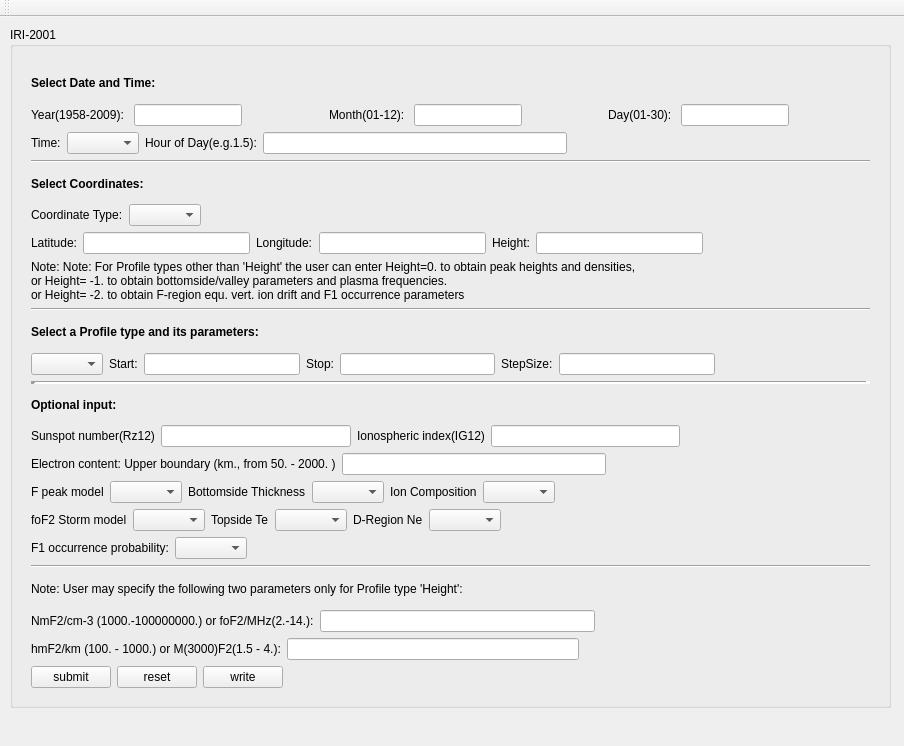
<?xml version="1.0" encoding="UTF-8"?>
<ui version="4.0">
 <class>MainWindow</class>
 <widget class="QMainWindow" name="MainWindow">
  <property name="geometry">
   <rect>
    <x>0</x>
    <y>0</y>
    <width>904</width>
    <height>746</height>
   </rect>
  </property>
  <property name="windowTitle">
   <string>IRI-2001</string>
  </property>
  <widget class="QWidget" name="centralWidget">
   <widget class="QGroupBox" name="IRI2001">
    <property name="geometry">
     <rect>
      <x>10</x>
      <y>10</y>
      <width>881</width>
      <height>681</height>
     </rect>
    </property>
    <property name="title">
     <string>IRI-2001</string>
    </property>
    <widget class="QWidget" name="verticalLayoutWidget">
     <property name="geometry">
      <rect>
       <x>10</x>
       <y>30</y>
       <width>861</width>
       <height>642</height>
      </rect>
     </property>
     <layout class="QVBoxLayout" name="maininputLayout">
      <item>
       <widget class="QLabel" name="label_6">
        <property name="font">
         <font>
          <weight>75</weight>
          <bold>true</bold>
         </font>
        </property>
        <property name="text">
         <string>Select Date and Time: </string>
        </property>
       </widget>
      </item>
      <item>
       <layout class="QHBoxLayout" name="dateLayout">
        <item>
         <widget class="QLabel" name="label">
          <property name="text">
           <string>Year(1958-2009): </string>
          </property>
         </widget>
        </item>
        <item>
         <widget class="QLineEdit" name="lineEdit_Year"/>
        </item>
        <item>
         <spacer name="horizontalSpacer">
          <property name="orientation">
           <enum>Qt::Horizontal</enum>
          </property>
          <property name="sizeHint" stdset="0">
           <size>
            <width>40</width>
            <height>20</height>
           </size>
          </property>
         </spacer>
        </item>
        <item>
         <widget class="QLabel" name="label_2">
          <property name="text">
           <string>Month(01-12): </string>
          </property>
         </widget>
        </item>
        <item>
         <widget class="QLineEdit" name="lineEdit_Month"/>
        </item>
        <item>
         <spacer name="horizontalSpacer_2">
          <property name="orientation">
           <enum>Qt::Horizontal</enum>
          </property>
          <property name="sizeHint" stdset="0">
           <size>
            <width>40</width>
            <height>20</height>
           </size>
          </property>
         </spacer>
        </item>
        <item>
         <widget class="QLabel" name="label_3">
          <property name="text">
           <string>Day(01-30): </string>
          </property>
         </widget>
        </item>
        <item>
         <widget class="QLineEdit" name="lineEdit_Day"/>
        </item>
        <item>
         <spacer name="horizontalSpacer_3">
          <property name="orientation">
           <enum>Qt::Horizontal</enum>
          </property>
          <property name="sizeHint" stdset="0">
           <size>
            <width>40</width>
            <height>20</height>
           </size>
          </property>
         </spacer>
        </item>
       </layout>
      </item>
      <item>
       <layout class="QHBoxLayout" name="horizontalLayout">
        <item>
         <widget class="QLabel" name="label_4">
          <property name="text">
           <string>Time:</string>
          </property>
         </widget>
        </item>
        <item>
         <widget class="QComboBox" name="comboBox_Time"/>
        </item>
        <item>
         <widget class="QLabel" name="label_5">
          <property name="text">
           <string>Hour of Day(e.g.1.5):</string>
          </property>
         </widget>
        </item>
        <item>
         <widget class="QLineEdit" name="lineEdit_HourofDay"/>
        </item>
        <item>
         <spacer name="horizontalSpacer_5">
          <property name="orientation">
           <enum>Qt::Horizontal</enum>
          </property>
          <property name="sizeHint" stdset="0">
           <size>
            <width>40</width>
            <height>20</height>
           </size>
          </property>
         </spacer>
        </item>
       </layout>
      </item>
      <item>
       <widget class="Line" name="line_2">
        <property name="orientation">
         <enum>Qt::Horizontal</enum>
        </property>
       </widget>
      </item>
      <item>
       <widget class="QLabel" name="label_7">
        <property name="font">
         <font>
          <weight>75</weight>
          <bold>true</bold>
         </font>
        </property>
        <property name="text">
         <string>Select Coordinates: </string>
        </property>
       </widget>
      </item>
      <item>
       <layout class="QHBoxLayout" name="horizontalLayout_2">
        <item>
         <widget class="QLabel" name="label_8">
          <property name="text">
           <string>Coordinate Type:</string>
          </property>
         </widget>
        </item>
        <item>
         <widget class="QComboBox" name="comboBox_CoordType"/>
        </item>
        <item>
         <spacer name="horizontalSpacer_4">
          <property name="orientation">
           <enum>Qt::Horizontal</enum>
          </property>
          <property name="sizeHint" stdset="0">
           <size>
            <width>40</width>
            <height>20</height>
           </size>
          </property>
         </spacer>
        </item>
       </layout>
      </item>
      <item>
       <layout class="QHBoxLayout" name="horizontalLayout_3">
        <item>
         <widget class="QLabel" name="label_10">
          <property name="text">
           <string>Latitude:</string>
          </property>
         </widget>
        </item>
        <item>
         <widget class="QLineEdit" name="lineEdit_Lat"/>
        </item>
        <item>
         <widget class="QLabel" name="label_9">
          <property name="text">
           <string>Longitude:</string>
          </property>
         </widget>
        </item>
        <item>
         <widget class="QLineEdit" name="lineEdit_Lon"/>
        </item>
        <item>
         <widget class="QLabel" name="label_11">
          <property name="text">
           <string>Height:</string>
          </property>
         </widget>
        </item>
        <item>
         <widget class="QLineEdit" name="lineEdit_Height"/>
        </item>
        <item>
         <spacer name="horizontalSpacer_6">
          <property name="orientation">
           <enum>Qt::Horizontal</enum>
          </property>
          <property name="sizeHint" stdset="0">
           <size>
            <width>40</width>
            <height>20</height>
           </size>
          </property>
         </spacer>
        </item>
       </layout>
      </item>
      <item>
       <widget class="QLabel" name="label_Note">
        <property name="font">
         <font>
          <weight>50</weight>
          <italic>false</italic>
          <bold>false</bold>
          <underline>false</underline>
          <strikeout>false</strikeout>
         </font>
        </property>
        <property name="text">
         <string>Note: Note: For Profile types other than 'Height' the user can enter Height=0. to obtain peak heights and densities,
or Height= -1. to obtain bottomside/valley parameters and plasma frequencies.
or Height= -2. to obtain F-region equ. vert. ion drift and F1 occurrence parameters</string>
        </property>
       </widget>
      </item>
      <item>
       <widget class="Line" name="line">
        <property name="orientation">
         <enum>Qt::Horizontal</enum>
        </property>
       </widget>
      </item>
      <item>
       <widget class="QLabel" name="label_13">
        <property name="font">
         <font>
          <weight>75</weight>
          <bold>true</bold>
         </font>
        </property>
        <property name="text">
         <string>Select a Profile type and its parameters:</string>
        </property>
       </widget>
      </item>
      <item>
       <layout class="QHBoxLayout" name="horizontalLayout_4">
        <item>
         <widget class="QComboBox" name="comboBox_Profile"/>
        </item>
        <item>
         <widget class="QLabel" name="label_14">
          <property name="text">
           <string>Start:</string>
          </property>
         </widget>
        </item>
        <item>
         <widget class="QLineEdit" name="lineEdit_Start"/>
        </item>
        <item>
         <widget class="QLabel" name="label_15">
          <property name="text">
           <string>Stop:</string>
          </property>
         </widget>
        </item>
        <item>
         <widget class="QLineEdit" name="lineEdit_Stop"/>
        </item>
        <item>
         <widget class="QLabel" name="label_16">
          <property name="text">
           <string>StepSize:</string>
          </property>
         </widget>
        </item>
        <item>
         <widget class="QLineEdit" name="lineEdit_StepSize"/>
        </item>
        <item>
         <spacer name="horizontalSpacer_7">
          <property name="orientation">
           <enum>Qt::Horizontal</enum>
          </property>
          <property name="sizeHint" stdset="0">
           <size>
            <width>40</width>
            <height>20</height>
           </size>
          </property>
         </spacer>
        </item>
       </layout>
      </item>
      <item>
       <widget class="Line" name="line_3">
        <property name="font">
         <font>
          <weight>50</weight>
          <bold>false</bold>
         </font>
        </property>
        <property name="lineWidth">
         <number>5</number>
        </property>
        <property name="orientation">
         <enum>Qt::Horizontal</enum>
        </property>
       </widget>
      </item>
      <item>
       <widget class="QLabel" name="label_12">
        <property name="font">
         <font>
          <weight>75</weight>
          <bold>true</bold>
         </font>
        </property>
        <property name="text">
         <string>Optional input: </string>
        </property>
       </widget>
      </item>
      <item>
       <layout class="QHBoxLayout" name="horizontalLayout_5">
        <item>
         <widget class="QLabel" name="label_17">
          <property name="text">
           <string>Sunspot number(Rz12)</string>
          </property>
         </widget>
        </item>
        <item>
         <widget class="QLineEdit" name="lineEdit_Rz12"/>
        </item>
        <item>
         <widget class="QLabel" name="label_18">
          <property name="text">
           <string>Ionospheric index(IG12)</string>
          </property>
         </widget>
        </item>
        <item>
         <widget class="QLineEdit" name="lineEdit_IG12"/>
        </item>
        <item>
         <spacer name="horizontalSpacer_8">
          <property name="orientation">
           <enum>Qt::Horizontal</enum>
          </property>
          <property name="sizeHint" stdset="0">
           <size>
            <width>40</width>
            <height>20</height>
           </size>
          </property>
         </spacer>
        </item>
       </layout>
      </item>
      <item>
       <layout class="QHBoxLayout" name="horizontalLayout_6">
        <item>
         <widget class="QLabel" name="label_19">
          <property name="text">
           <string>Electron content: Upper boundary (km., from 50. - 2000. )</string>
          </property>
         </widget>
        </item>
        <item>
         <widget class="QLineEdit" name="lineEdit_bound"/>
        </item>
        <item>
         <spacer name="horizontalSpacer_9">
          <property name="orientation">
           <enum>Qt::Horizontal</enum>
          </property>
          <property name="sizeHint" stdset="0">
           <size>
            <width>40</width>
            <height>20</height>
           </size>
          </property>
         </spacer>
        </item>
       </layout>
      </item>
      <item>
       <layout class="QHBoxLayout" name="horizontalLayout_7">
        <item>
         <widget class="QLabel" name="label_20">
          <property name="text">
           <string>F peak model</string>
          </property>
         </widget>
        </item>
        <item>
         <widget class="QComboBox" name="comboBox_F_peak"/>
        </item>
        <item>
         <widget class="QLabel" name="label_22">
          <property name="text">
           <string>Bottomside Thickness</string>
          </property>
         </widget>
        </item>
        <item>
         <widget class="QComboBox" name="comboBox_BottomThickness"/>
        </item>
        <item>
         <widget class="QLabel" name="label_21">
          <property name="text">
           <string>Ion Composition</string>
          </property>
         </widget>
        </item>
        <item>
         <widget class="QComboBox" name="comboBox_Ion"/>
        </item>
        <item>
         <spacer name="horizontalSpacer_10">
          <property name="orientation">
           <enum>Qt::Horizontal</enum>
          </property>
          <property name="sizeHint" stdset="0">
           <size>
            <width>40</width>
            <height>20</height>
           </size>
          </property>
         </spacer>
        </item>
       </layout>
      </item>
      <item>
       <layout class="QHBoxLayout" name="horizontalLayout_8">
        <item>
         <widget class="QLabel" name="label_24">
          <property name="text">
           <string>foF2 Storm model</string>
          </property>
         </widget>
        </item>
        <item>
         <widget class="QComboBox" name="comboBox_forF2"/>
        </item>
        <item>
         <widget class="QLabel" name="label_25">
          <property name="text">
           <string>Topside Te</string>
          </property>
         </widget>
        </item>
        <item>
         <widget class="QComboBox" name="comboBox_Te"/>
        </item>
        <item>
         <widget class="QLabel" name="label_23">
          <property name="text">
           <string>D-Region Ne</string>
          </property>
         </widget>
        </item>
        <item>
         <widget class="QComboBox" name="comboBox_Ne"/>
        </item>
        <item>
         <spacer name="horizontalSpacer_11">
          <property name="orientation">
           <enum>Qt::Horizontal</enum>
          </property>
          <property name="sizeHint" stdset="0">
           <size>
            <width>40</width>
            <height>20</height>
           </size>
          </property>
         </spacer>
        </item>
       </layout>
      </item>
      <item>
       <layout class="QHBoxLayout" name="horizontalLayout_9">
        <item>
         <widget class="QLabel" name="label_26">
          <property name="text">
           <string>F1 occurrence probability:</string>
          </property>
         </widget>
        </item>
        <item>
         <widget class="QComboBox" name="comboBox_F1"/>
        </item>
        <item>
         <spacer name="horizontalSpacer_12">
          <property name="orientation">
           <enum>Qt::Horizontal</enum>
          </property>
          <property name="sizeHint" stdset="0">
           <size>
            <width>40</width>
            <height>20</height>
           </size>
          </property>
         </spacer>
        </item>
       </layout>
      </item>
      <item>
       <widget class="Line" name="line_4">
        <property name="orientation">
         <enum>Qt::Horizontal</enum>
        </property>
       </widget>
      </item>
      <item>
       <widget class="QLabel" name="label_27">
        <property name="text">
         <string>Note: User may specify the following two parameters only for Profile type 'Height':</string>
        </property>
       </widget>
      </item>
      <item>
       <layout class="QHBoxLayout" name="horizontalLayout_10">
        <item>
         <widget class="QLabel" name="label_28">
          <property name="text">
           <string>NmF2/cm-3 (1000.-100000000.) or foF2/MHz(2.-14.):</string>
          </property>
         </widget>
        </item>
        <item>
         <widget class="QLineEdit" name="lineEdit_NmF2"/>
        </item>
        <item>
         <spacer name="horizontalSpacer_13">
          <property name="orientation">
           <enum>Qt::Horizontal</enum>
          </property>
          <property name="sizeHint" stdset="0">
           <size>
            <width>40</width>
            <height>20</height>
           </size>
          </property>
         </spacer>
        </item>
       </layout>
      </item>
      <item>
       <layout class="QHBoxLayout" name="horizontalLayout_11">
        <item>
         <widget class="QLabel" name="label_29">
          <property name="text">
           <string>hmF2/km (100. - 1000.) or M(3000)F2(1.5 - 4.):</string>
          </property>
         </widget>
        </item>
        <item>
         <widget class="QLineEdit" name="lineEdit_hmF2"/>
        </item>
        <item>
         <spacer name="horizontalSpacer_14">
          <property name="orientation">
           <enum>Qt::Horizontal</enum>
          </property>
          <property name="sizeHint" stdset="0">
           <size>
            <width>40</width>
            <height>20</height>
           </size>
          </property>
         </spacer>
        </item>
       </layout>
      </item>
      <item>
       <layout class="QHBoxLayout" name="buttonLayout">
        <item>
         <widget class="QPushButton" name="pushButton_submit">
          <property name="text">
           <string>submit</string>
          </property>
         </widget>
        </item>
        <item>
         <widget class="QPushButton" name="pushButton_reset">
          <property name="text">
           <string>reset</string>
          </property>
         </widget>
        </item>
        <item>
         <widget class="QPushButton" name="pushButton_write">
          <property name="text">
           <string>write</string>
          </property>
         </widget>
        </item>
        <item>
         <spacer name="horizontalSpacer_15">
          <property name="orientation">
           <enum>Qt::Horizontal</enum>
          </property>
          <property name="sizeHint" stdset="0">
           <size>
            <width>40</width>
            <height>20</height>
           </size>
          </property>
         </spacer>
        </item>
       </layout>
      </item>
     </layout>
    </widget>
   </widget>
  </widget>
  <widget class="QMenuBar" name="menuBar">
   <property name="geometry">
    <rect>
     <x>0</x>
     <y>0</y>
     <width>904</width>
     <height>22</height>
    </rect>
   </property>
  </widget>
  <widget class="QToolBar" name="mainToolBar">
   <attribute name="toolBarArea">
    <enum>TopToolBarArea</enum>
   </attribute>
   <attribute name="toolBarBreak">
    <bool>false</bool>
   </attribute>
  </widget>
 </widget>
 <layoutdefault spacing="6" margin="11"/>
 <resources/>
 <connections/>
</ui>
